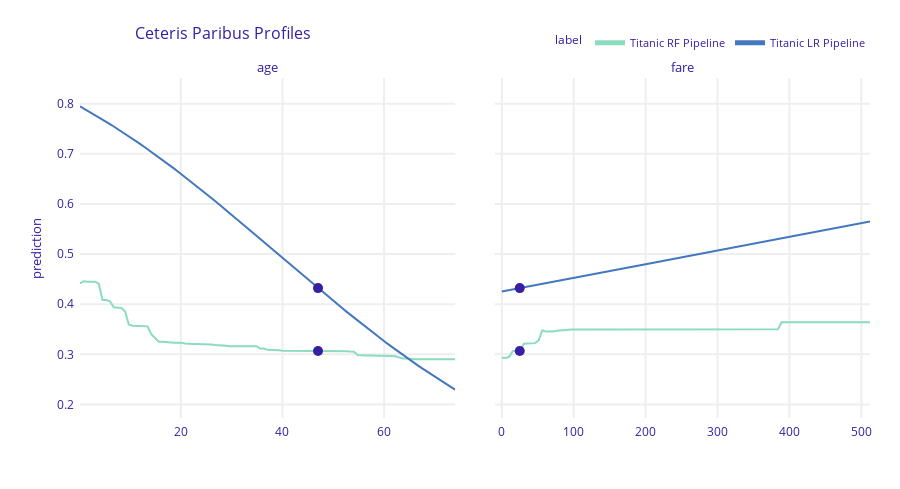

The notebook cell saved with this chart:
### Code cell
cp_henry2 = titanic_lr_exp.predict_profile(henry)
cp_henry.plot(cp_henry2, variables = ['age', 'fare'])
